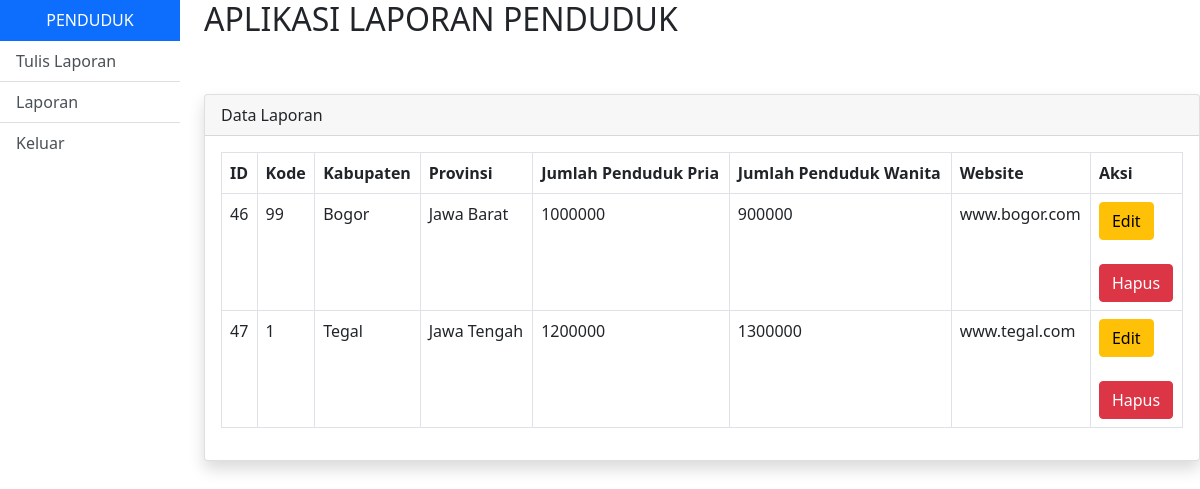
Page /project/index.php on the committed database.
### tables this page shows
CREATE TABLE `info_penduduk_propinsi` (
  `prop_id` int(11) NOT NULL,
  `prop_kode` varchar(2) NOT NULL,
  `ibukota` varchar(100) NOT NULL,
  `prop_nama` varchar(100) NOT NULL,
  `prop_jml_penduduk_pria` bigint(20) NOT NULL DEFAULT 0,
  `prop_jml_penduduk_wanita` bigint(20) NOT NULL DEFAULT 0,
  `prop_website` varchar(100) DEFAULT NULL
);

### project/index.php (the view, shortened to what this page needs)
<!DOCTYPE html>
<html lang="en">
<head>
    <link href="css/bootstrap.css" rel="stylesheet">
</head>
<body>
  <div class="row">
            <div class="col-md-2">
                <div class="list-group-flush">
                  <a href="home.php" class="list-group-item list-group-item-action active text-center" >
                    PENDUDUK
                   </a>
                    <a href="tulis_laporan.php" class="list-group-item list-group-item-action">
                       Tulis Laporan
                    </a>
                    <a href="index.php" class="list-group-item list-group-item-action">
                    Laporan</a>
                    <a href="logout.php" class="list-group-item list-group-item-action">
                     Keluar</a>
                </div>
            </div>
            <div class="col-md-10">
            <h2>APLIKASI LAPORAN PENDUDUK</h2>
           <br><br>
           <div class="card shadow">
            <div class="card-header">
              Data Laporan
            </div>
            <div class="card-body">
                <table class="table table-bordered">
                    <tr>
                      <th>ID</th>
                      <th>Kode</th>
                      <th>Kabupaten</th>
                      <th>Provinsi</th>
                      <th>Jumlah Penduduk Pria</th>
                      <th>Jumlah Penduduk Wanita</th>
                      <th>Website</th>
                      <th>Aksi</th>
                    </tr>
                  <?php
                  include "koneksi.php";
                	$koneksi = mysqli_query($koneksi,"SELECT * FROM info_penduduk_propinsi");
                  while($data = mysqli_fetch_array($koneksi)) {
                  ?>
                    <tr>
                    <td><?php echo $data['prop_id']; ?></td>
                    <td><?php echo $data['prop_kode']; ?></td>
                    <td><?php echo $data['ibukota']; ?></td>
                    <td><?php echo $data['prop_nama']; ?></td>
                    <td><?php echo $data['prop_jml_penduduk_pria']; ?></td>
                    <td><?php echo $data['prop_jml_penduduk_wanita']; ?></td>
                    <td><?php echo $data['prop_website']; ?></td>
                    <td>
                            <a href="edit_laporan.php?prop_id=<?php echo $data['prop_id']; ?>" class="btn btn-warning">
                            Edit
                            </a><br><br>
                            <a href="hapus_laporan.php?prop_id=<?php echo $data['prop_id']; ?>" class="btn btn-danger">
                            Hapus
                            </a><br>
                    </td>
                    </tr>
                <?php } ?>
                  </table>
           </div>
</body>
</html>

### rows in the picture
info_penduduk_propinsi: prop_id "46", prop_kode "99", ibukota "Bogor", prop_nama "Jawa Barat", prop_jml_penduduk_pria "1000000", prop_jml_penduduk_wanita "900000", prop_website "www.bogor.com"
info_penduduk_propinsi: prop_id "47", prop_kode "1", ibukota "Tegal", prop_nama "Jawa Tengah", prop_jml_penduduk_pria "1200000", prop_jml_penduduk_wanita "1300000", prop_website "www.tegal.com"
